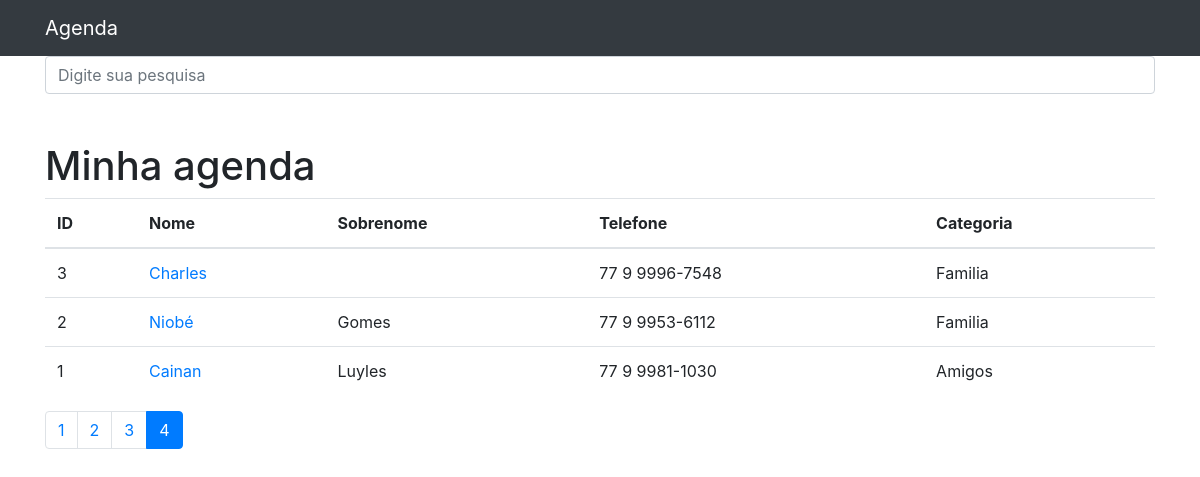
The page /?p=4&termo= on the database its author committed.
### contatos/models.py (models this page shows, shortened)
class Contato(models.Model):  # contato está escrito no singular porque ele adiciona um "s" ao final
    nome = models.CharField(max_length=150)
    sobrenome = models.CharField(max_length=255, blank=True)
    telefone = models.CharField(max_length=255)
    email = models.CharField(max_length=255, blank=True)
    data_criacao = models.DateTimeField(default=timezone.now)
    descricao = models.TextField(blank=True)
    mostrar = models.BooleanField(default=True)
    foto = models.ImageField(blank=True, upload_to='fotos/%Y/%m/%d')  # cria uma pasta foto com uma pasta ano dentro, com uma pasta mês dentro, com uma pasta dia dentro.
    categoria = models.ForeignKey(Categoria, on_delete=models.DO_NOTHING)

class Categoria(models.Model):
    nome = models.CharField(max_length=255)
    def __str__(self) -> str:
        return self.nome  # retorna para o django o nome da categoria, assim fica mais facil visualizar no painél adminstrativo

### contatos/views.py (the view)
# urls.py: path('', views.index, name='index'),
def index(request):
    contatos = Contato.objects.order_by('-id').filter(mostrar=True)
    paginator = Paginator(contatos, 5)
    page = request.GET.get('p')
    contatos = paginator.get_page(page)
    return render(request, 'contatos/index.html', {
        'contatos': contatos
    })

### contatos/templates/contatos/index.html
{% extends 'base.html' %}
{% block conteudo %}
<h1 class="mt-5">Minha agenda</h1>
<table class="table">
  <thead>
    <tr>
      <th>ID</th>
      <th>Nome</th>
      <th>Sobrenome</th>
      <th>Telefone</th>
      <th>Categoria</th>
    </tr>
  </thead>
  <tbody>
    {% for contato in contatos %}
      {% if contato.mostrar %}
        <tr>
          <td>{{contato.id}}</td>
          <td>
            <a href="{% url 'ver_contato' contato.id %}">{{contato.nome}}</a>
          </td>
          <td>{{contato.sobrenome}}</td>
          <td>{{contato.telefone}}</td>
          <td>{{contato.categoria}}</td>
        </tr>
      {% endif %}
    {% endfor %}
  </tbody>
</table>
<nav aria-label="Page navigation example">
  <ul class="pagination">
    {% for pagina in contatos.paginator.page_range  %}
      {% if contatos.number == pagina %}
        <li class="page-item active">
          <a class="page-link" href="?p={{pagina}}&termo={{request.GET.termo}}">{{pagina}}</a>
        </li>
      {% else %}
        <li class="page-item">
          <a class="page-link" href="?p={{pagina}}&termo={{request.GET.termo}}">{{pagina}}</a>
        </li>
      {% endif %}
    {% endfor %}
  </ul>
</nav>
{% endblock %}

### rows shown on the page
Contato: id "3", nome "Charles", telefone "77 9 9996-7548", categoria "Familia"
Contato: id "2", nome "Niobé", sobrenome "Gomes", telefone "77 9 9953-6112", categoria "Familia"
Contato: id "1", nome "Cainan", sobrenome "Luyles", telefone "77 9 9981-1030", categoria "Amigos"

### other values the page prints
{{ pagina }} "1" "2" "3"
{{ pagina }} "4"
